Frame 1 (no input): blank canvas, image omitted
Frame 60 (the mouse pressed at the canvas centre just before this capture): blank canvas, image omitted
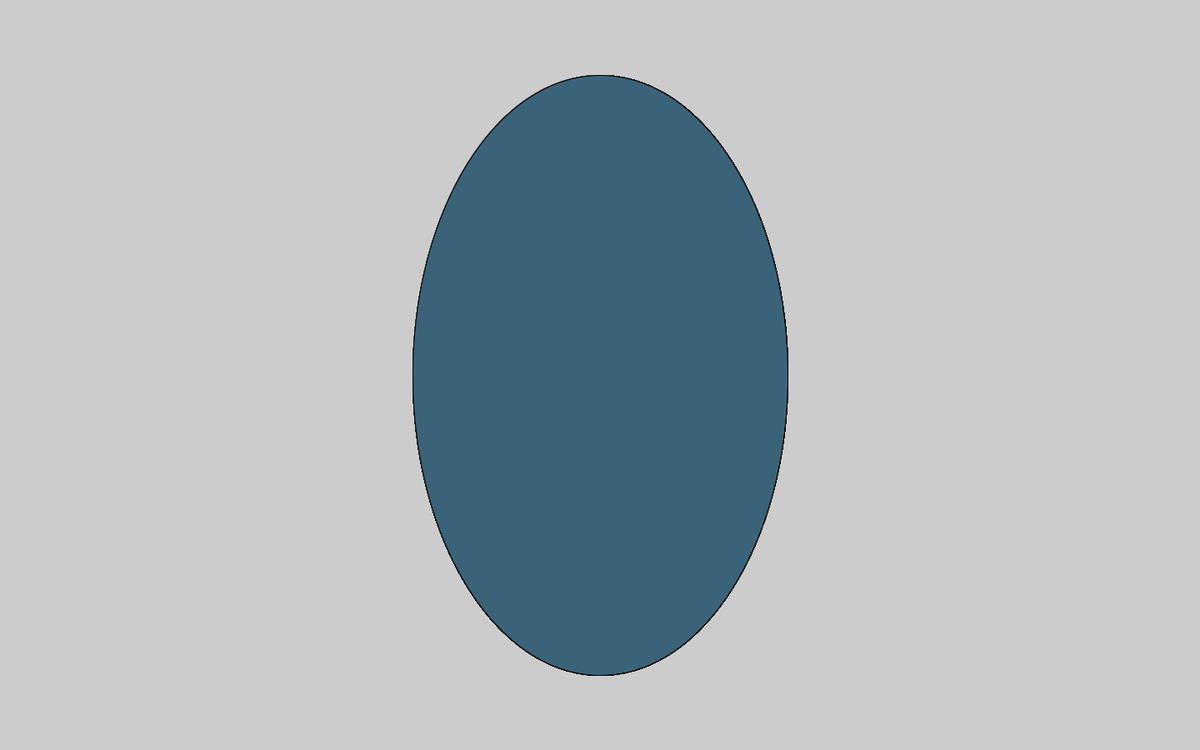
Frame 120 (the mouse held since frame 60 and released just before this capture)

The Processing sketch whose frames 1 and 60 were blank and that drew this single picture after the mouse press (run headless with seeded random() and noise(); from frame 60 on, the mouse is pressed at the canvas centre):

// Processing sketch: Variables
// ── Variables.pde

void setup() {
  size(1440, 900);
}


void draw() {
  float col1 = random(0, 255);
  float col2 = random(0, 255);
  float col3 = random(0, 255);

  fill(col1, col2, col3);
  ellipse(mouseX, mouseY, mouseY, mouseX);
}
